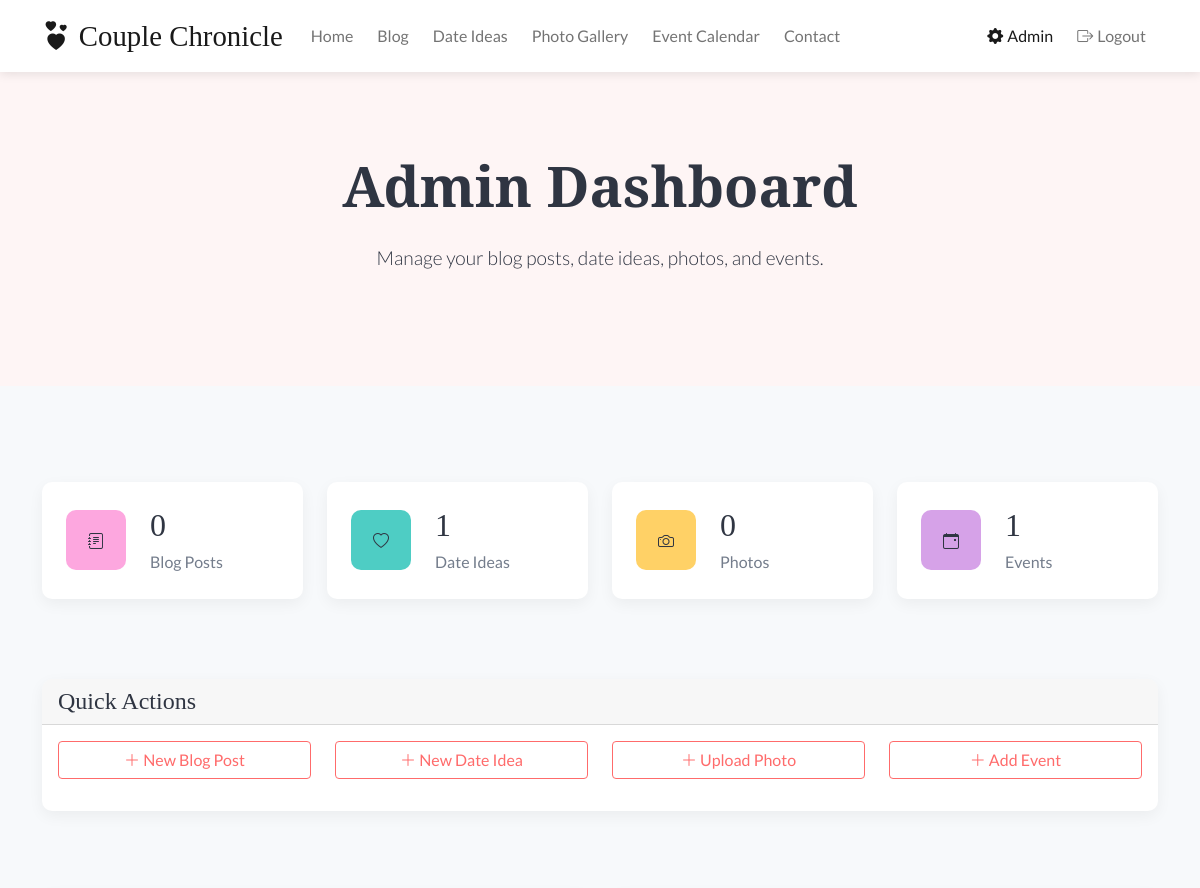
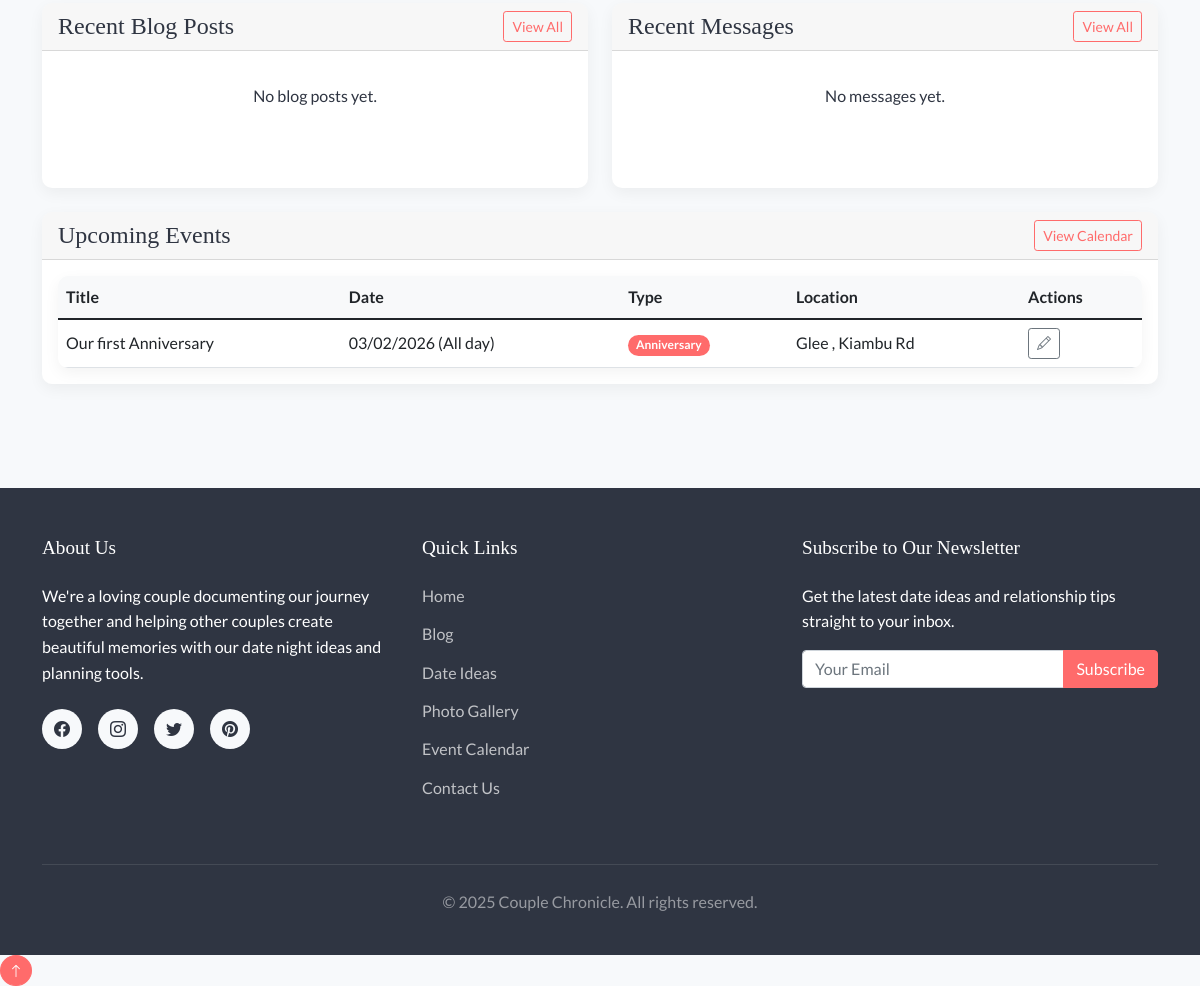
The app's page /admin/dashboard (signed in) with its own data (2 pictures, top to bottom).
### models.py (models this page shows, shortened)
class Event(db.Model):
    id = db.Column(db.Integer, primary_key=True)
    title = db.Column(db.String(120), nullable=False)
    description = db.Column(db.Text)
    start_date = db.Column(db.DateTime, nullable=False)
    end_date = db.Column(db.DateTime)
    all_day = db.Column(db.Boolean, default=False)
    location = db.Column(db.String(120))
    event_type = db.Column(db.String(50))  # e.g., "Anniversary", "Date", "Birthday", etc.
    created_at = db.Column(db.DateTime, default=datetime.utcnow)
    user_id = db.Column(db.Integer, db.ForeignKey('user.id'), nullable=False)

### routes/admin.py (the view)
@admin_bp.route('/dashboard')
@login_required
def dashboard():
    if not current_user.is_admin:
        flash('Access denied. Admin privileges required.', 'danger')
        return redirect(url_for('home.index'))
    blog_count = BlogPost.query.count()
    date_idea_count = DateIdea.query.count()
    photo_count = Photo.query.count()
    event_count = Event.query.count()
    message_count = ContactMessage.query.count()
    recent_posts = BlogPost.query.order_by(BlogPost.created_at.desc()).limit(5).all()
    recent_messages = ContactMessage.query.order_by(ContactMessage.created_at.desc()).limit(5).all()
    upcoming_events = Event.query.filter(Event.start_date >= db.func.current_timestamp()).order_by(Event.start_date).limit(5).all()
    return render_template(
        'admin/dashboard.html',
        blog_count=blog_count,
        date_idea_count=date_idea_count,
        photo_count=photo_count,
        event_count=event_count,
        message_count=message_count,
        recent_posts=recent_posts,
        recent_messages=recent_messages,
        upcoming_events=upcoming_events
    )

### templates/admin/dashboard.html (shortened to what this page needs)
{% extends 'base.html' %}
{% block content %}
<section class="hero text-center">
    <div class="container">
        <h1 class="display-4 fw-bold">Admin Dashboard</h1>
        <p class="lead">Manage your blog posts, date ideas, photos, and events.</p>
    </div>
</section>
<section class="container py-5">
    <div class="row mb-5">
        <div class="col-md-3">
            <div class="stat-card">
                <div class="stat-icon bg-pink">
                    <i class="bi bi-journal-text"></i>
                </div>
                <div class="stat-info">
                    <h4>{{ blog_count }}</h4>
                    <p>Blog Posts</p>
                </div>
            </div>
        </div>
        <div class="col-md-3">
            <div class="stat-card">
                <div class="stat-icon bg-blue">
                    <i class="bi bi-heart"></i>
                </div>
                <div class="stat-info">
                    <h4>{{ date_idea_count }}</h4>
                    <p>Date Ideas</p>
                </div>
            </div>
        </div>
        <div class="col-md-3">
            <div class="stat-card">
                <div class="stat-icon bg-yellow">
                    <i class="bi bi-camera"></i>
                </div>
                <div class="stat-info">
                    <h4>{{ photo_count }}</h4>
                    <p>Photos</p>
                </div>
            </div>
        </div>
        <div class="col-md-3">
            <div class="stat-card">
                <div class="stat-icon bg-purple">
                    <i class="bi bi-calendar-event"></i>
                </div>
                <div class="stat-info">
                    <h4>{{ event_count }}</h4>
                    <p>Events</p>
                </div>
            </div>
        </div>
    </div>
    <div class="row mb-5">
        <div class="col-12">
            <div class="card">
                <div class="card-header">
                    <h4 class="mb-0">Quick Actions</h4>
                </div>
                <div class="card-body">
                    <div class="row">
                        <div class="col-md-3 mb-3">
                            <a href="{{ url_for('blog.create') }}" class="btn btn-outline-primary d-block">
                                <i class="bi bi-plus-lg"></i> New Blog Post
                            </a>
                        </div>
                        <div class="col-md-3 mb-3">
                            <a href="{{ url_for('date_planner.create') }}" class="btn btn-outline-primary d-block">
                                <i class="bi bi-plus-lg"></i> New Date Idea
                            </a>
                        </div>
                        <div class="col-md-3 mb-3">
                            <a href="{{ url_for('gallery.upload') }}" class="btn btn-outline-primary d-block">
                                <i class="bi bi-plus-lg"></i> Upload Photo
                            </a>
                        </div>
                        <div class="col-md-3 mb-3">
                            <a href="{{ url_for('calendar.create') }}" class="btn btn-outline-primary d-block">
                                <i class="bi bi-plus-lg"></i> Add Event
                            </a>
                        </div>
                    </div>
                </div>
            </div>
        </div>
    </div>
    <div class="row">
        <div class="col-md-6 mb-4">
            <div class="card h-100">
                <div class="card-header d-flex justify-content-between align-items-center">
                    <h4 class="mb-0">Recent Blog Posts</h4>
                    <a href="{{ url_for('blog.index') }}" class="btn btn-sm btn-outline-primary">View All</a>
                </div>
                <div class="card-body">
                    {% if recent_posts %}
                        <div class="table-responsive admin-table">
                            <table class="table">
                                <thead>
                                    <tr>
                                        <th>Title</th>
                                        <th>Date</th>
                                        <th>Actions</th>
                                    </tr>
                                </thead>
                                <tbody>
                                    {% for post in recent_posts %}
                                        <tr>
                                            <td>{{ post.title }}</td>
                                            <td>{{ post.created_at.strftime('%m/%d/%Y') }}</td>
                                            <td>
                                                <a href="{{ url_for('blog.post', slug=post.slug) }}" class="btn btn-sm btn-outline-primary">
                                                    <i class="bi bi-eye"></i>
                                                </a>
                                                <a href="{{ url_for('blog.edit', slug=post.slug) }}" class="btn btn-sm btn-outline-secondary">
                                                    <i class="bi bi-pencil"></i>
                                                </a>
                                            </td>
                                        </tr>
                                    {% endfor %}
                                </tbody>
                            </table>
                        </div>
                    {% else %}
                        <p class="text-center py-3">No blog posts yet.</p>
                    {% endif %}
                </div>
            </div>
        </div>
        <div class="col-md-6 mb-4">
            <div class="card h-100">
                <div class="card-header d-flex justify-content-between align-items-center">
                    <h4 class="mb-0">Recent Messages</h4>
                    <a href="{{ url_for('contact.messages') }}" class="btn btn-sm btn-outline-primary">View All</a>
                </div>
                <div class="card-body">
                    {% if recent_messages %}
                        <div class="table-responsive admin-table">
                            <table class="table">
                                <thead>
                                    <tr>
                                        <th>Name</th>
                                        <th>Subject</th>
                                        <th>Date</th>
                                        <th>Actions</th>
                                    </tr>
                                </thead>
                                <tbody>
                                    {% for message in recent_messages %}
                                        <tr>
                                            <td>{{ message.name }}</td>
                                            <td>{{ message.subject }}</td>
                                            <td>{{ message.created_at.strftime('%m/%d/%Y') }}</td>
                                            <td>
                                                <button type="button" class="btn btn-sm btn-outline-primary" data-bs-toggle="modal" data-bs-target="#messageModal{{ message.id }}">
                                                    <i class="bi bi-eye"></i>
                                                </button>
                                            </td>
                                        </tr>
                                        <div class="modal fade" id="messageModal{{ message.id }}" tabindex="-1" aria-labelledby="messageModalLabel{{ message.id }}" aria-hidden="true">
                                            <div class="modal-dialog">
                                                <div class="modal-content">
                                                    <div class="modal-header">
                                                        <h5 class="modal-title" id="messageModalLabel{{ message.id }}">{{ message.subject }}</h5>
                                                        <button type="button" class="btn-close" data-bs-dismiss="modal" aria-label="Close"></button>
                                                    </div>
                                                    <div class="modal-body">
                                                        <p><strong>From:</strong> {{ message.name }} ({{ message.email }})</p>
                                                        <p><strong>Date:</strong> {{ message.created_at.strftime('%B %d, %Y at %I:%M %p') }}</p>
                                                        <hr>
                                                        <p>{{ message.message }}</p>
                                                    </div>
                                                    <div class="modal-footer">
                                                        <button type="button" class="btn btn-secondary" data-bs-dismiss="modal">Close</button>
                                                        <a href="mailto:{{ message.email }}" class="btn btn-primary">Reply via Email</a>
                                                        <form action="{{ url_for('contact.delete_message', id=message.id) }}" method="post" class="d-inline">
                                                            <button type="submit" class="btn btn-danger" onclick="return confirm('Are you sure you want to delete this message?')">Delete</button>
                                                        </form>
                                                    </div>
                                                </div>
                                            </div>
                                        </div>
                                    {% endfor %}
                                </tbody>
                            </table>
                        </div>
                    {% else %}
                        <p class="text-center py-3">No messages yet.</p>
                    {% endif %}
                </div>
            </div>
        </div>
        <div class="col-md-12 mb-4">
            <div class="card">
                <div class="card-header d-flex justify-content-between align-items-center">
                    <h4 class="mb-0">Upcoming Events</h4>
                    <a href="{{ url_for('calendar.index') }}" class="btn btn-sm btn-outline-primary">View Calendar</a>
                </div>
                <div class="card-body">
                    {% if upcoming_events %}
                        <div class="table-responsive admin-table">
                            <table class="table">
                                <thead>
                                    <tr>
                                        <th>Title</th>
                                        <th>Date</th>
                                        <th>Type</th>
                                        <th>Location</th>
                                        <th>Actions</th>
                                    </tr>
                                </thead>
                                <tbody>
                                    {% for event in upcoming_events %}
                                        <tr>
                                            <td>{{ event.title }}</td>
                                            <td>
                                                {% if event.all_day %}
                                                    {{ event.start_date.strftime('%m/%d/%Y') }} (All day)
                                                {% else %}
                                                    {{ event.start_date.strftime('%m/%d/%Y %I:%M %p') }}
                                                {% endif %}
                                            </td>
                                            <td>
                                                <span class="badge rounded-pill" style="background-color:
                                                    {% if event.event_type == 'anniversary' %}#FF6B6B
                                                    {% elif event.event_type == 'date' %}#4ECDC4
                                                    {% elif event.event_type == 'birthday' %}#FFD166
                                                    {% elif event.event_type == 'special' %}#9370DB
                                                    {% else %}#6B7A8F{% endif %}">
                                                    {{ event.event_type|title }}
                                                </span>
                                            </td>
                                            <td>{{ event.location or 'N/A' }}</td>
                                            <td>
                                                <a href="{{ url_for('calendar.edit', id=event.id) }}" class="btn btn-sm btn-outline-secondary">
                                                    <i class="bi bi-pencil"></i>
                                                </a>
                                            </td>
                                        </tr>
                                    {% endfor %}
                                </tbody>
                            </table>
                        </div>
                    {% else %}
                        <p class="text-center py-3">No upcoming events.</p>
                    {% endif %}
                </div>
            </div>
        </div>
    </div>
</section>
{% endblock %}

### records on screen
Event: title "Our first Anniversary", start_date "03/02/2026", event_type "Anniversary", location "Glee , Kiambu Rd"

### other values on screen
{{ blog_count }} "0"
{{ date_idea_count }} "1"
{{ photo_count }} "0"
{{ event_count }} "1"
